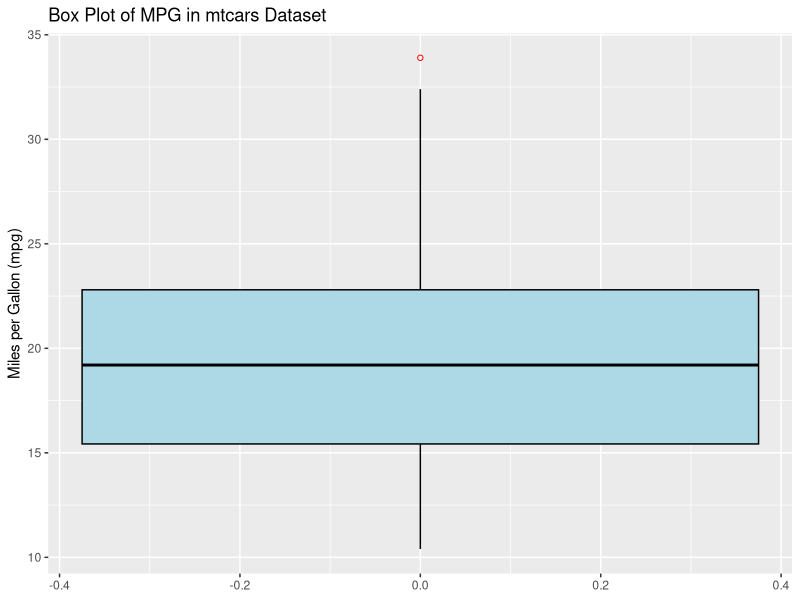

R code for this plot:
install.packages(mtcars)
library(ggplot2)

summary(mtcars)

print(mtcars)
cars <- data.frame(mtcars)
print(cars)

# Create a box plot to visualize outliers
ggplot(mtcars, aes(y = mpg)) +
  geom_boxplot(fill="lightblue", color="black", outlier.colour="red", outlier.shape=1) +
  labs(title="Box Plot of MPG in mtcars Dataset", y="Miles per Gallon (mpg)")

# Calculate the interquartile range (IQR). IQR is a measure of statistical dispersion. 
# It's calculated as the difference between the 75th percentile and the 25th percentile. 
IQR_mpg = IQR(cars$mpg)

# Calculate the first and third quartiles
Q1 = quantile(mtcars$mpg, 0.25)
Q3 = quantile(mtcars$mpg, 0.75)

# Calculate the lower and upper bounds for outliers
lower_bound = Q1 - 1.5 * IQR_mpg
upper_bound = Q3 + 1.5 * IQR_mpg

# Identify the outlier values
outliers = subset(mtcars$mpg, mtcars$mpg < lower_bound | mtcars$mpg > upper_bound)

# Print the outlier values
outliers